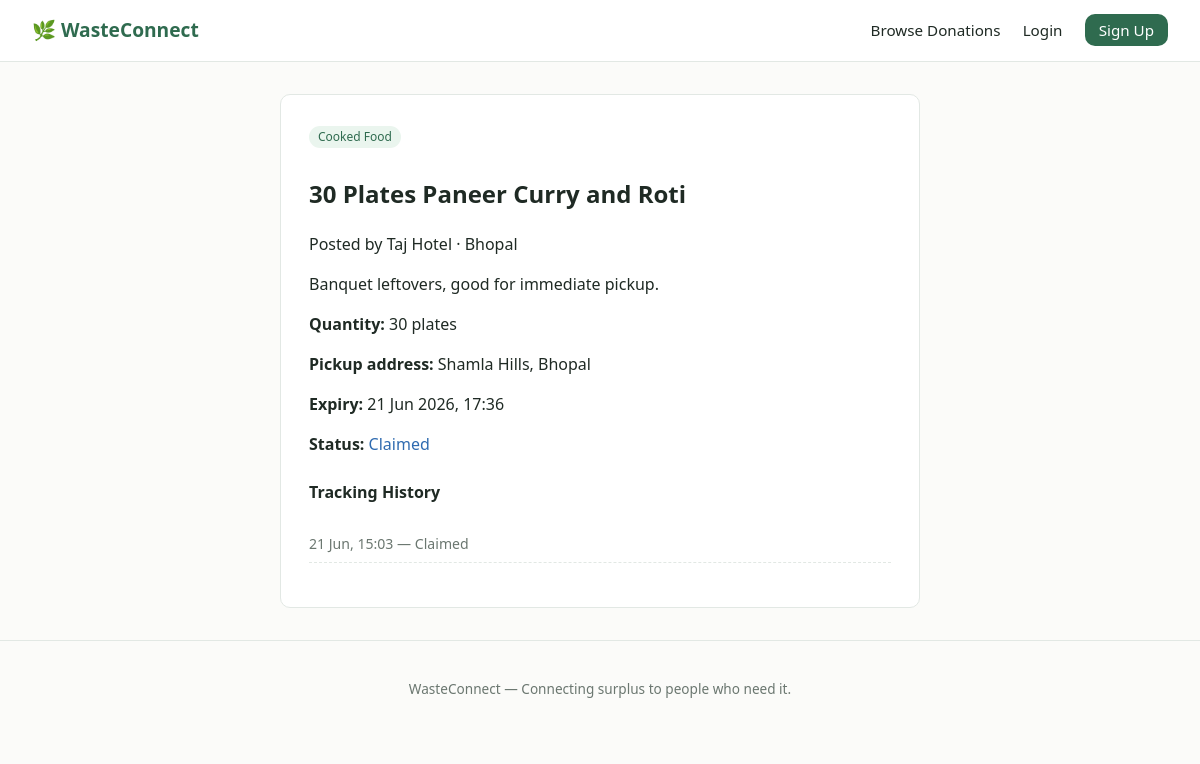
/listing/3/, run on the app's committed database.
### listings/models.py (models this page shows, shortened)
class Listing(models.Model):
    CATEGORY_CHOICES = [
        ('cooked_food', 'Cooked Food'),
        ('raw_ingredients', 'Raw Ingredients / Groceries'),
        ('packaged_food', 'Packaged Food'),
        ('clothes', 'Clothes'),
        ('other', 'Other Resources'),
    ]
    STATUS_CHOICES = [
        ('pending', 'Pending (Unclaimed)'),
        ('claimed', 'Claimed'),
        ('in_transit', 'In Transit'),
        ('delivered', 'Delivered'),
        ('expired', 'Expired'),
    ]
    donor = models.ForeignKey(
        settings.AUTH_USER_MODEL,
        on_delete=models.CASCADE,
        related_name='listings',
        limit_choices_to={'role': 'donor'},
    )
    claimed_by = models.ForeignKey(
        settings.AUTH_USER_MODEL,
        on_delete=models.SET_NULL,
        null=True, blank=True,
        related_name='claimed_listings',
        limit_choices_to={'role': 'ngo'},
    )
    title = models.CharField(max_length=150)
    description = models.TextField(blank=True)
    category = models.CharField(max_length=20, choices=CATEGORY_CHOICES, default='cooked_food')
    quantity = models.CharField(max_length=50, help_text="e.g. '20 plates', '15 kg'")
    city = models.CharField(max_length=100)
    pickup_address = models.CharField(max_length=255)
    expiry_time = models.DateTimeField(help_text="When this donation is no longer usable")
    status = models.CharField(max_length=15, choices=STATUS_CHOICES, default='pending')
    image = models.ImageField(upload_to='listings/', blank=True, null=True)
    created_at = models.DateTimeField(auto_now_add=True)
    updated_at = models.DateTimeField(auto_now=True)
    claimed_at = models.DateTimeField(null=True, blank=True)
    delivered_at = models.DateTimeField(null=True, blank=True)
    is_flagged = models.BooleanField(default=False)
    class Meta:
        ordering = ['-created_at']

class LogisticsUpdate(models.Model):
    listing = models.ForeignKey(Listing, on_delete=models.CASCADE, related_name='logistics_updates')
    status = models.CharField(max_length=15, choices=Listing.STATUS_CHOICES)
    note = models.CharField(max_length=255, blank=True)
    updated_by = models.ForeignKey(settings.AUTH_USER_MODEL, on_delete=models.SET_NULL, null=True)
    timestamp = models.DateTimeField(auto_now_add=True)
    class Meta:
        ordering = ['-timestamp']

### accounts/models.py (models this page shows, shortened)
class User(AbstractUser):
    DONOR = 'donor'
    NGO = 'ngo'
    ADMIN = 'admin'
    ROLE_CHOICES = [
        (DONOR, 'Donor (Restaurant/Hotel/Event)'),
        (NGO, 'NGO / Shelter (Receiver)'),
        (ADMIN, 'Platform Admin'),
    ]
    role = models.CharField(max_length=10, choices=ROLE_CHOICES, default=DONOR)
    phone = models.CharField(max_length=15, blank=True)
    organization_name = models.CharField(max_length=150, blank=True)
    address = models.CharField(max_length=255, blank=True)
    city = models.CharField(max_length=100, blank=True)
    is_verified = models.BooleanField(default=False)
    registration_doc = models.FileField(
        upload_to='ngo_docs/', blank=True, null=True,
        help_text="Registration certificate / proof (required for NGOs)"
    )

### listings/views.py (the view)
# urls.py: path('listing/<int:pk>/', views.listing_detail, name='listing_detail'),
def listing_detail(request, pk):
    listing = get_object_or_404(Listing, pk=pk)
    return render(request, 'listings/listing_detail.html', {'listing': listing})

### templates/listings/listing_detail.html (shortened to what this page needs)
{% extends 'base.html' %}
{% block content %}
<div class="detail-box">
    <span class="tag">{{ listing.get_category_display }}</span>
    <h2>{{ listing.title }}</h2>
    <p class="meta">Posted by {{ listing.donor.organization_name|default:listing.donor.username }} · {{ listing.city }}</p>
    <p>{{ listing.description }}</p>
    <p><strong>Quantity:</strong> {{ listing.quantity }}</p>
    <p><strong>Pickup address:</strong> {{ listing.pickup_address }}</p>
    <p><strong>Expiry:</strong> {{ listing.expiry_time|date:"d M Y, H:i" }}</p>
    <p><strong>Status:</strong> <span class="status-{{ listing.status }}">{{ listing.get_status_display }}</span></p>
    {% if listing.logistics_updates.all %}
    <h4 style="margin-top:24px;">Tracking History</h4>
    <ul class="timeline">
        {% for update in listing.logistics_updates.all %}
        <li>{{ update.timestamp|date:"d M, H:i" }} — {{ update.get_status_display }} {% if update.note %}({{ update.note }}){% endif %}</li>
        {% endfor %}
    </ul>
    {% endif %}
</div>
{% endblock %}

### templates/base.html (shortened to what this page needs)
{% load static %}
<!DOCTYPE html>
<html lang="en">
<head>
    <link rel="stylesheet" href="{% static 'css/style.css' %}">
</head>
<body>
    <header class="navbar">
        <a href="{% url 'listings:home' %}" class="brand">🌿 WasteConnect</a>
        <nav>
            <a href="{% url 'listings:browse_listings' %}">Browse Donations</a>
            {% if user.is_authenticated %}
                {% if user.role == 'donor' %}
                    <a href="{% url 'listings:donor_dashboard' %}">My Listings</a>
                    <a href="{% url 'listings:create_listing' %}">+ New Listing</a>
                {% elif user.role == 'ngo' %}
                    <a href="{% url 'listings:ngo_dashboard' %}">My Claims</a>
                {% endif %}
                <a href="{% url 'accounts:profile' %}">{{ user.username }}</a>
                <form action="{% url 'accounts:logout' %}" method="post" class="inline-form">
                    {% csrf_token %}
                    <button type="submit" class="link-btn">Logout</button>
                </form>
            {% else %}
                <a href="{% url 'accounts:login' %}">Login</a>
                <a href="{% url 'accounts:signup_choice' %}" class="cta">Sign Up</a>
            {% endif %}
        </nav>
    </header>
    <main class="container">
        {% block content %}{% endblock %}
    </main>
    <footer class="footer">
        <p>WasteConnect — Connecting surplus to people who need it.</p>
    </footer>
</body>
</html>

### static/css/style.css (style rules this page uses)
:root { --green: #2f6b4f; --green-light: #eaf5ee; --ink: #1f2a24; --muted: #6b7770; --border: #e2e8e4; --bg: #fbfbf9; --danger: #c0392b; --radius: 10px; }
* { box-sizing: border-box; }
body { margin: 0; font-family: 'Segoe UI', system-ui, -apple-system, sans-serif; background: var(--bg); color: var(--ink); line-height: 1.5; }
a { color: var(--green); text-decoration: none; }
.navbar { display: flex; justify-content: space-between; align-items: center; padding: 16px 32px; background: #fff; border-bottom: 1px solid var(--border); }
.navbar .brand { font-weight: 700; font-size: 1.2rem; color: var(--green); }
.navbar nav a, .navbar nav .link-btn { margin-left: 18px; font-size: 0.95rem; color: var(--ink); }
.navbar nav .cta { background: var(--green); color: #fff; padding: 6px 14px; border-radius: var(--radius); }
.container { max-width: 1080px; margin: 0 auto; padding: 32px; min-height: 70vh; }
.footer { text-align: center; padding: 24px; color: var(--muted); font-size: 0.85rem; border-top: 1px solid var(--border); }
.tag { display: inline-block; background: var(--green-light); color: var(--green); font-size: 0.75rem; padding: 2px 9px; border-radius: 20px; margin-bottom: 8px; }
.status-claimed { color: #2f6bb0; }
.detail-box { background: #fff; border: 1px solid var(--border); border-radius: var(--radius); padding: 28px; max-width: 640px; margin: 0 auto; }
.timeline { list-style: none; padding: 0; margin-top: 16px; }
.timeline li { padding: 8px 0; border-bottom: 1px dashed var(--border); font-size: 0.88rem; color: var(--muted); }

### data on the page
Listing: category "Cooked Food", title "30 Plates Paneer Curry and Roti", donor.organization_name "Taj Hotel", city "Bhopal", description "Banquet leftovers, good for immediate pickup.", quantity "30 plates", pickup_address "Shamla Hills, Bhopal", expiry_time "21 Jun 2026, 17:36", status "Claimed"
LogisticsUpdate: timestamp "21 Jun, 15:03", status "Claimed"
